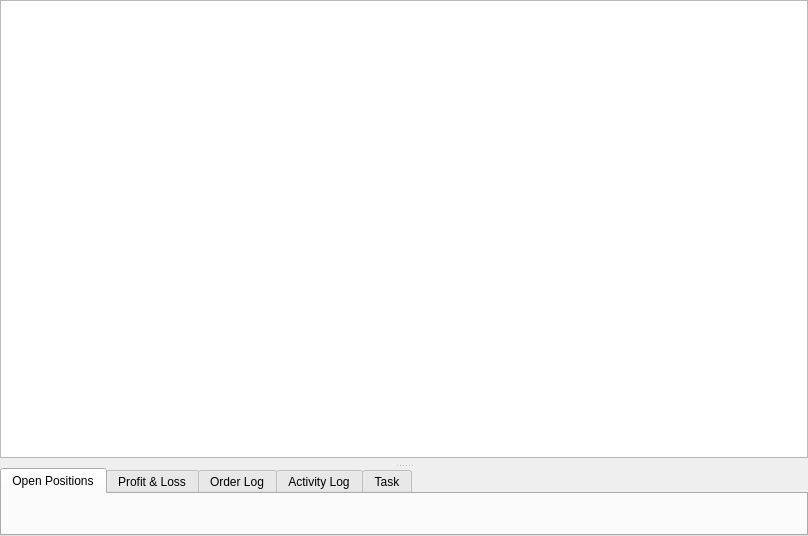
<?xml version="1.0" encoding="UTF-8"?>
<ui version="4.0">
 <class>BlotterWindow</class>
 <widget class="QWidget" name="BlotterWindow">
  <property name="geometry">
   <rect>
    <x>0</x>
    <y>0</y>
    <width>808</width>
    <height>536</height>
   </rect>
  </property>
  <property name="windowTitle">
   <string>Blotter</string>
  </property>
  <property name="windowIcon">
   <iconset resource="../../LegacyResources/LegacyResources.qrc">
    <normaloff>:/icons/window_earth.png</normaloff>:/icons/window_earth.png</iconset>
  </property>
  <layout class="QVBoxLayout" name="verticalLayout">
   <property name="spacing">
    <number>0</number>
   </property>
   <property name="leftMargin">
    <number>0</number>
   </property>
   <property name="topMargin">
    <number>0</number>
   </property>
   <property name="rightMargin">
    <number>0</number>
   </property>
   <property name="bottomMargin">
    <number>0</number>
   </property>
   <item>
    <widget class="QSplitter" name="m_splitter">
     <property name="frameShape">
      <enum>QFrame::NoFrame</enum>
     </property>
     <property name="frameShadow">
      <enum>QFrame::Plain</enum>
     </property>
     <property name="midLineWidth">
      <number>0</number>
     </property>
     <property name="orientation">
      <enum>Qt::Vertical</enum>
     </property>
     <property name="handleWidth">
      <number>4</number>
     </property>
     <widget class="QWidget" name="m_tasks" native="true">
      <layout class="QVBoxLayout" name="verticalLayout_2">
       <property name="spacing">
        <number>6</number>
       </property>
       <property name="leftMargin">
        <number>0</number>
       </property>
       <property name="topMargin">
        <number>0</number>
       </property>
       <property name="rightMargin">
        <number>0</number>
       </property>
       <property name="bottomMargin">
        <number>6</number>
       </property>
       <item>
        <widget class="QTableView" name="m_taskTable">
         <property name="contextMenuPolicy">
          <enum>Qt::CustomContextMenu</enum>
         </property>
         <property name="alternatingRowColors">
          <bool>true</bool>
         </property>
         <property name="selectionBehavior">
          <enum>QAbstractItemView::SelectRows</enum>
         </property>
         <property name="showGrid">
          <bool>false</bool>
         </property>
         <property name="sortingEnabled">
          <bool>true</bool>
         </property>
         <attribute name="horizontalHeaderHighlightSections">
          <bool>false</bool>
         </attribute>
         <attribute name="horizontalHeaderStretchLastSection">
          <bool>false</bool>
         </attribute>
         <attribute name="verticalHeaderVisible">
          <bool>false</bool>
         </attribute>
         <attribute name="verticalHeaderHighlightSections">
          <bool>false</bool>
         </attribute>
        </widget>
       </item>
      </layout>
     </widget>
     <widget class="QTabWidget" name="m_summary">
      <property name="sizePolicy">
       <sizepolicy hsizetype="Preferred" vsizetype="Preferred">
        <horstretch>0</horstretch>
        <verstretch>0</verstretch>
       </sizepolicy>
      </property>
      <property name="tabPosition">
       <enum>QTabWidget::North</enum>
      </property>
      <property name="tabShape">
       <enum>QTabWidget::Rounded</enum>
      </property>
      <property name="currentIndex">
       <number>0</number>
      </property>
      <widget class="Spire::OpenPositionsWidget" name="m_openPositionsTab">
       <attribute name="title">
        <string>Open Positions</string>
       </attribute>
      </widget>
      <widget class="Spire::ProfitAndLossWidget" name="m_profitAndLossTab">
       <attribute name="title">
        <string>Profit &amp;&amp; Loss</string>
       </attribute>
      </widget>
      <widget class="Spire::OrderLogWidget" name="m_orderLogTab">
       <attribute name="title">
        <string>Order Log</string>
       </attribute>
      </widget>
      <widget class="Spire::ActivityLogWidget" name="m_activityLogTab">
       <attribute name="title">
        <string>Activity Log</string>
       </attribute>
      </widget>
      <widget class="Spire::TaskWidget" name="m_taskTab">
       <attribute name="title">
        <string>Task</string>
       </attribute>
      </widget>
     </widget>
    </widget>
   </item>
  </layout>
 </widget>
 <customwidgets>
  <customwidget>
   <class>Spire::OpenPositionsWidget</class>
   <extends>QWidget</extends>
   <header>Spire/Blotter/OpenPositionsWidget.hpp</header>
   <container>1</container>
  </customwidget>
  <customwidget>
   <class>Spire::ActivityLogWidget</class>
   <extends>QWidget</extends>
   <header>Spire/Blotter/ActivityLogWidget.hpp</header>
   <container>1</container>
  </customwidget>
  <customwidget>
   <class>Spire::TaskWidget</class>
   <extends>QWidget</extends>
   <header>Spire/Blotter/TaskWidget.hpp</header>
   <container>1</container>
  </customwidget>
  <customwidget>
   <class>Spire::ProfitAndLossWidget</class>
   <extends>QWidget</extends>
   <header>Spire/Blotter/ProfitAndLossWidget.hpp</header>
   <container>1</container>
  </customwidget>
  <customwidget>
   <class>Spire::OrderLogWidget</class>
   <extends>QWidget</extends>
   <header>Spire/Blotter/OrderLogWidget.hpp</header>
   <container>1</container>
  </customwidget>
 </customwidgets>
 <resources>
  <include location="../../LegacyResources/LegacyResources.qrc"/>
 </resources>
 <connections/>
</ui>
